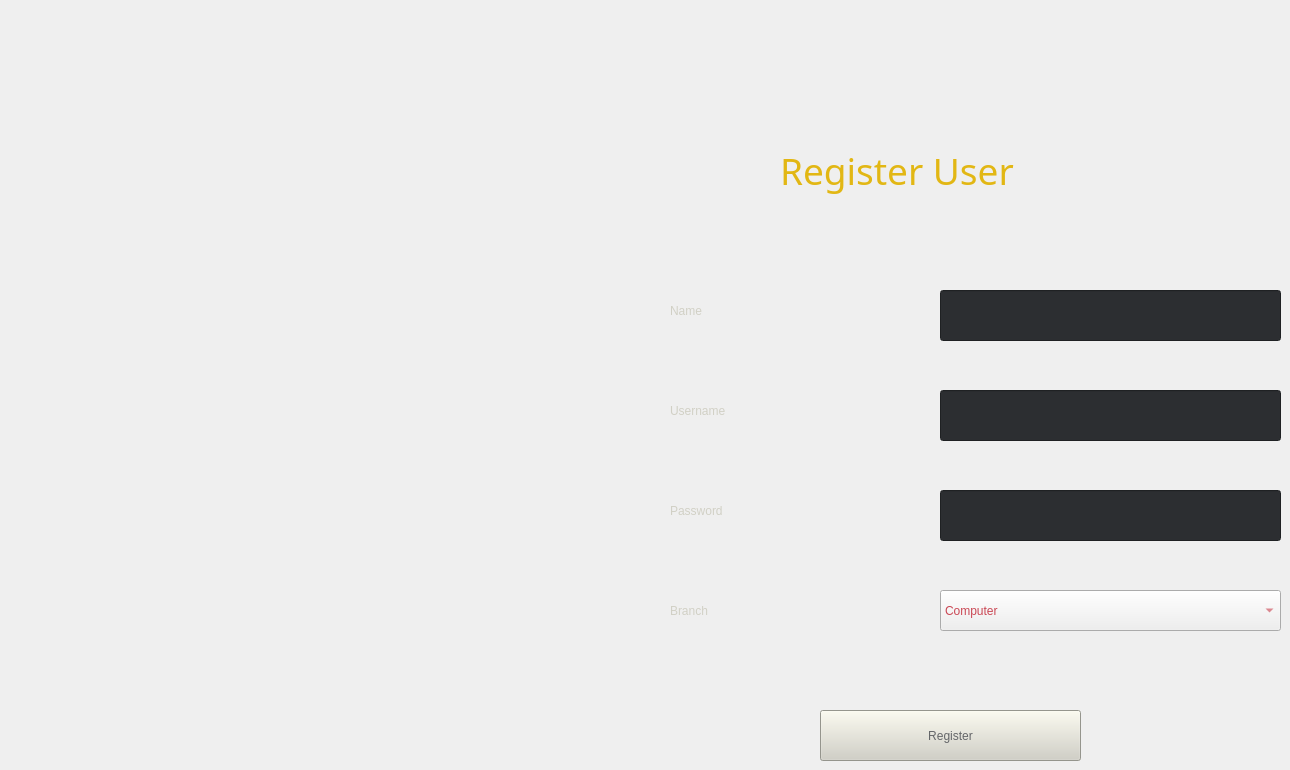
    <widget class="QWidget" name="tab_2">
     <attribute name="title">
      <string>register</string>
     </attribute>
     <widget class="QLabel" name="label_5">
      <property name="geometry">
       <rect>
        <x>780</x>
        <y>130</y>
        <width>431</width>
        <height>81</height>
       </rect>
      </property>
      <property name="font">
       <font>
        <family>Roboto Mono SemiBold</family>
        <pointsize>28</pointsize>
        <weight>7</weight>
        <italic>false</italic>
        <bold>false</bold>
       </font>
      </property>
      <property name="styleSheet">
       <string notr="true">color: rgb(226, 183, 20);
font: 63 28pt &quot;Roboto Mono SemiBold&quot;;
</string>
      </property>
      <property name="text">
       <string>Register User</string>
      </property>
     </widget>
     <widget class="QLabel" name="label_6">
      <property name="geometry">
       <rect>
        <x>670</x>
        <y>490</y>
        <width>231</width>
        <height>41</height>
       </rect>
      </property>
      <property name="styleSheet">
       <string notr="true">color: rgb(209, 208, 197);
font: 57 14pt &quot;Roboto Mono Medium&quot;;</string>
      </property>
      <property name="text">
       <string>Password</string>
      </property>
     </widget>
     <widget class="QLabel" name="label_7">
      <property name="geometry">
       <rect>
        <x>670</x>
        <y>390</y>
        <width>231</width>
        <height>41</height>
       </rect>
      </property>
      <property name="styleSheet">
       <string notr="true">color: rgb(209, 208, 197);
font: 57 14pt &quot;Roboto Mono Medium&quot;;</string>
      </property>
      <property name="text">
       <string>Username</string>
      </property>
     </widget>
     <widget class="QLineEdit" name="tf12">
      <property name="geometry">
       <rect>
        <x>940</x>
        <y>390</y>
        <width>341</width>
        <height>51</height>
       </rect>
      </property>
      <property name="styleSheet">
       <string notr="true">background-color: rgb(44, 46, 49);
color: rgb(209, 208, 197);</string>
      </property>
     </widget>
     <widget class="QPushButton" name="b11">
      <property name="geometry">
       <rect>
        <x>820</x>
        <y>710</y>
        <width>261</width>
        <height>51</height>
       </rect>
      </property>
      <property name="styleSheet">
       <string notr="true">background-color: rgb(209, 208, 197);
color: rgb(100, 102, 105);</string>
      </property>
      <property name="text">
       <string>Register</string>
      </property>
     </widget>
     <widget class="QLabel" name="label_8">
      <property name="geometry">
       <rect>
        <x>670</x>
        <y>290</y>
        <width>231</width>
        <height>41</height>
       </rect>
      </property>
      <property name="styleSheet">
       <string notr="true">color: rgb(209, 208, 197);
font: 57 14pt &quot;Roboto Mono Medium&quot;;</string>
      </property>
      <property name="text">
       <string>Name</string>
      </property>
     </widget>
     <widget class="QLineEdit" name="tf11">
      <property name="geometry">
       <rect>
        <x>940</x>
        <y>290</y>
        <width>341</width>
        <height>51</height>
       </rect>
      </property>
      <property name="styleSheet">
       <string notr="true">background-color: rgb(44, 46, 49);
color: rgb(209, 208, 197);</string>
      </property>
      <property name="text">
       <string/>
      </property>
     </widget>
     <widget class="QLineEdit" name="tf13">
      <property name="geometry">
       <rect>
        <x>940</x>
        <y>490</y>
        <width>341</width>
        <height>51</height>
       </rect>
      </property>
      <property name="styleSheet">
       <string notr="true">background-color: rgb(44, 46, 49);
color: rgb(209, 208, 197);</string>
      </property>
     </widget>
     <widget class="QComboBox" name="cb11">
      <property name="geometry">
       <rect>
        <x>940</x>
        <y>590</y>
        <width>341</width>
        <height>41</height>
       </rect>
      </property>
      <property name="styleSheet">
       <string notr="true">color: rgb(202, 71, 84);
selection-color: rgb(100, 102, 105);
selection-background-color: rgb(226, 183, 20);</string>
      </property>
      <item>
       <property name="text">
        <string>Computer</string>
       </property>
      </item>
      <item>
       <property name="text">
        <string>Information technology</string>
       </property>
      </item>
      <item>
       <property name="text">
        <string>Artificial intelligence and data science</string>
       </property>
      </item>
      <item>
       <property name="text">
        <string>Electronics and telecommunication</string>
       </property>
      </item>
      <item>
       <property name="text">
        <string>Mechanical</string>
       </property>
      </item>
     </widget>
     <widget class="QLabel" name="label_48">
      <property name="geometry">
       <rect>
        <x>670</x>
        <y>590</y>
        <width>231</width>
        <height>41</height>
       </rect>
      </property>
      <property name="styleSheet">
       <string notr="true">color: rgb(209, 208, 197);
font: 57 14pt &quot;Roboto Mono Medium&quot;;</string>
      </property>
      <property name="text">
       <string>Branch </string>
      </property>
     </widget>
    </widget>
